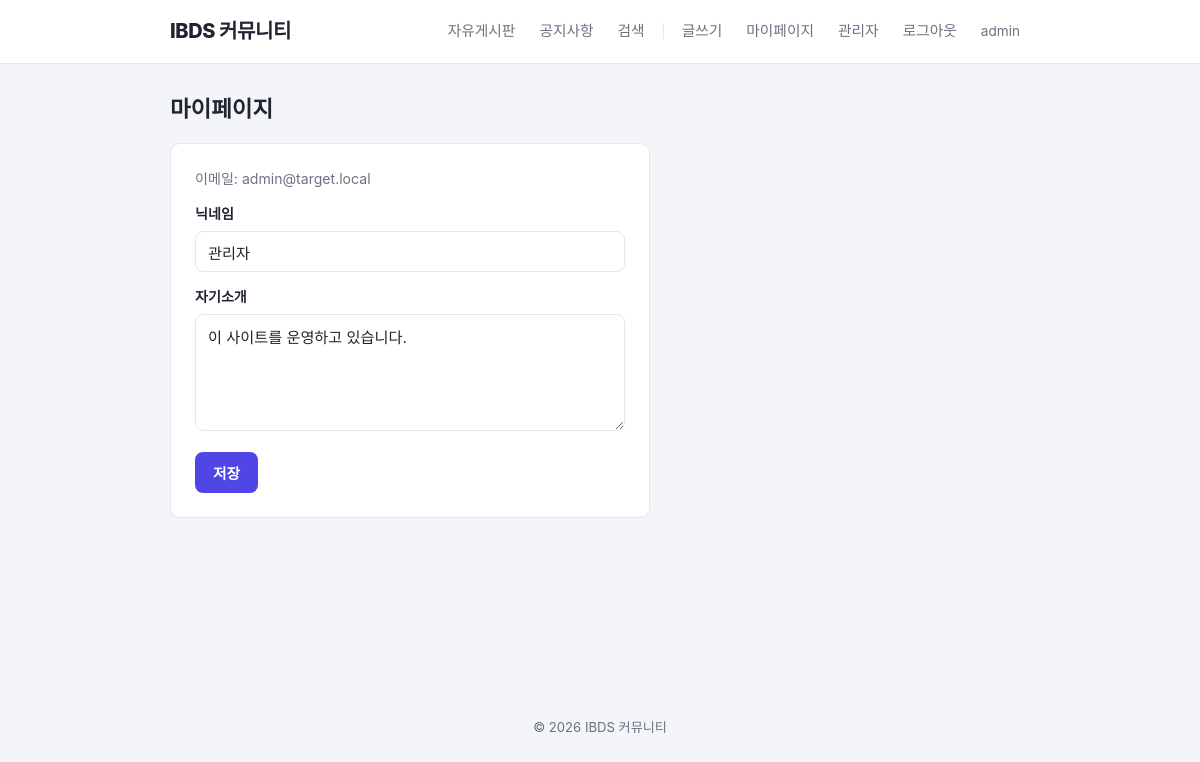
Screenshot of /mypage.php (signed in) with the database file from the repository.
### tables this page shows
CREATE TABLE users (
  id INT AUTO_INCREMENT PRIMARY KEY,
  username VARCHAR(50) NOT NULL UNIQUE,
  password VARCHAR(255) NOT NULL,
  email VARCHAR(100) NOT NULL,
  nickname VARCHAR(50) NOT NULL,
  bio TEXT NULL DEFAULT NULL,
  is_admin TINYINT(1) NOT NULL DEFAULT 0,
  created_at DATETIME NOT NULL DEFAULT CURRENT_TIMESTAMP
);

### src/mypage.php (the view, shortened to what this page needs)
<?php
require_once __DIR__ . '/config/db.php';
$user_id = (int) $_SESSION['user_id'];
$stmt = mysqli_prepare($conn, 'SELECT nickname, bio, email FROM users WHERE id = ?');
mysqli_stmt_bind_param($stmt, 'i', $user_id);
mysqli_stmt_execute($stmt);
$result = mysqli_stmt_get_result($stmt);
$user = mysqli_fetch_assoc($result);
require __DIR__ . '/includes/header.php';
?>
<h2 class="page-title">마이페이지</h2>
<div class="card" style="max-width:480px;">
<p class="helper-text" style="margin-top:0;">이메일: <?php echo htmlspecialchars($user['email'], ENT_QUOTES); ?></p>
<form method="post" action="/mypage.php">
  <div class="field"><label>닉네임</label><input type="text" name="nickname" value="<?php echo htmlspecialchars($user['nickname'], ENT_QUOTES); ?>"></div>
  <div class="field"><label>자기소개</label><textarea name="bio" rows="5"><?php echo htmlspecialchars($user['bio'] ?? '', ENT_QUOTES); ?></textarea></div>
  <button type="submit" class="btn">저장</button>
</form>
</div>
<?php require __DIR__ . '/includes/footer.php'; ?>

### src/assets/css/style.css (style rules this page uses)
:root { --bg: #f4f5f8; --surface: #ffffff; --text: #1f2430; --muted: #6b7280; --border: #e5e7eb; --primary: #4f46e5; --primary-hover: #4338ca; --primary-soft: #eef2ff; --danger: #dc2626; --danger-bg: #fef2f2; --success: #16a34a; --success-bg: #f0fdf4; --notice: #b45309; --notice-bg: #fffbeb; --free: #2563eb; --free-bg: #eff6ff; --radius: 10px; }
* { box-sizing: border-box; }
html, body { height: 100%; }
body { margin: 0; background: var(--bg); color: var(--text); font-family: "Noto Sans KR", "Pretendard", -apple-system, "Segoe UI", system-ui, sans-serif; line-height: 1.55; display: flex; flex-direction: column; min-height: 100vh; }
h2.page-title { font-size: 1.4rem; font-weight: 700; margin: 0 0 16px; }
.card { background: var(--surface); border: 1px solid var(--border); border-radius: var(--radius); padding: 24px; }
form .field { margin-bottom: 14px; }
form label { display: block; font-size: 0.88rem; font-weight: 600; color: var(--text); margin-bottom: 6px; }
input[type=text], input[type=password], input[type=email], textarea, select { width: 100%; padding: 10px 12px; border: 1px solid var(--border); border-radius: 8px; font-size: 0.95rem; font-family: inherit; background: var(--surface); color: var(--text); }
.btn { display: inline-block; padding: 10px 18px; border-radius: 8px; border: none; font-size: 0.92rem; font-weight: 600; cursor: pointer; background: var(--primary); color: #fff; }
.helper-text { font-size: 0.88rem; color: var(--muted); margin-top: 14px; }

### rows the page displays
users: email "admin@target.local", nickname "관리자", bio "이 사이트를 운영하고 있습니다."

### other values shown
$_SESSION['username'] "admin"
